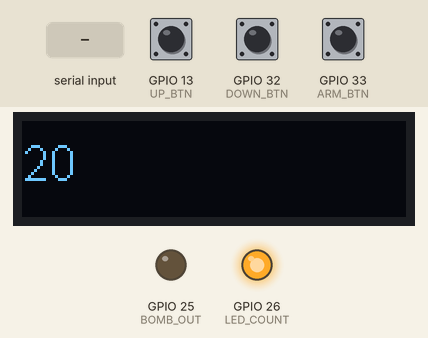
This sketch was run on a simulated ESP8266 (NodeMCU). Shown: 128×32 one-colour display, output pins drawn as LEDs (lit = HIGH). Dashed ring = blinking. Inputs (shaded band) come from the test bench; at power-on: GPIO 33 (ARM_BTN) HIGH, GPIO 13 (UP_BTN) HIGH, GPIO 32 (DOWN_BTN) HIGH. What the sketch prints to the serial monitor is not drawn.

Above: at 1.2 s.
1.3 s: GPIO 33 (ARM_BTN) pulled LOW for 0.15 s
At 1.8 s:
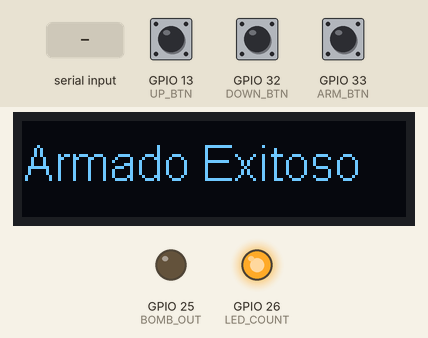
At 2.21 s:
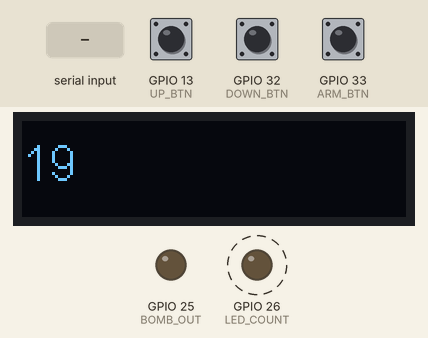
4.4 s: GPIO 13 (UP_BTN) pulled LOW for 0.15 s
6.0 s: GPIO 32 (DOWN_BTN) pulled LOW for 0.15 s
7.6 s: "a" received over Serial
9.1 s: GPIO 13 (UP_BTN) pulsed LOW 5 times (0.12 s each, 0.3 s apart)
At 21.7 s:
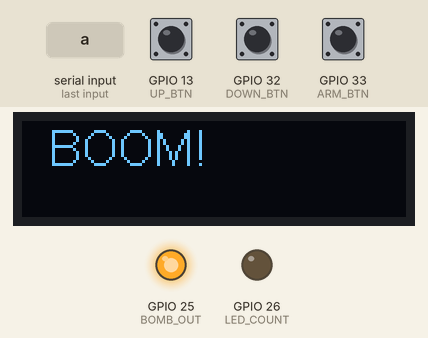
Timing chart, 0 to 22.4 s (numbered marks = the images above; inputs shaded):
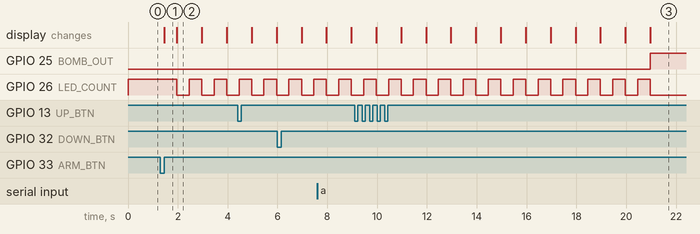

The sketch:

bomb.ino
```cpp
#include "SSD1306Wire.h"

#define BOMB_OUT 25//Led 1
#define LED_COUNT 26//Led 2
#define UP_BTN 13
#define DOWN_BTN 32
#define ARM_BTN 33

SSD1306Wire display(0x3c, SDA, SCL, GEOMETRY_128_32);

void bntsTask();
void bombTask();
void serialTask();

void setup() {
  serialTask();
  bntsTask(); //me avisa que botón a sido pulsado
  bombTask();
}


boolean evBtns = false; //Nos avisa cuando el evento Btns está activo...
uint8_t evBtnsData = 0; //nos dece que botón se presionó

void loop() {
  serialTask();
  bntsTask(); //me avisa que botón a sido pulsado
  bombTask();
}

void bntsTask() {
  enum class BntsStates {INIT, WAITING_PRESS, WAITING_STABLE, WAITING_RELEASE};
  static BntsStates bntsStates = BntsStates::INIT;
  static uint32_t referenceTime;
  const uint32_t STABLETIMEOUT = 100;
  static uint8_t pushBtn; //Me permite saber que botón fue presionado

  switch (bntsStates) {
    case BntsStates::INIT: {
        pinMode(UP_BTN, INPUT_PULLUP); //Decimos que son pulsadores
        pinMode(DOWN_BTN, INPUT_PULLUP);
        pinMode(ARM_BTN, INPUT_PULLUP);
        bntsStates = BntsStates::WAITING_PRESS;
        break;
      }
    case BntsStates::WAITING_PRESS: {

        if (digitalRead(DOWN_BTN) == LOW) {
          pushBtn = DOWN_BTN;
          referenceTime = millis();
          bntsStates = BntsStates::WAITING_STABLE;
        }
        else if (digitalRead(UP_BTN) == LOW) {
          pushBtn = UP_BTN;
          referenceTime = millis();
          bntsStates = BntsStates::WAITING_STABLE;
        }
        else if (digitalRead(ARM_BTN) == LOW) {
          pushBtn = ARM_BTN;
          referenceTime = millis();
          bntsStates = BntsStates::WAITING_STABLE;
        }

        break;
      }
    case BntsStates::WAITING_STABLE: {

        if (pushBtn == DOWN_BTN) {
          if (digitalRead(DOWN_BTN) == HIGH) {
            bntsStates = BntsStates::WAITING_PRESS;
          }
          else if ( (millis() - referenceTime) >= STABLETIMEOUT) {
            bntsStates = BntsStates::WAITING_RELEASE;
          }
        }
        else if (pushBtn == UP_BTN) {
          if (digitalRead(UP_BTN) == HIGH) {
            bntsStates = BntsStates::WAITING_PRESS;
          }
          else if ( (millis() - referenceTime) >= STABLETIMEOUT) {
            bntsStates = BntsStates::WAITING_RELEASE;
          }
        }
        else if (pushBtn == ARM_BTN) {
          if (digitalRead(ARM_BTN) == HIGH) {
            bntsStates = BntsStates::WAITING_PRESS;
          }
          else if ( (millis() - referenceTime) >= STABLETIMEOUT) {
            bntsStates = BntsStates::WAITING_RELEASE;
          }
        }

        break;
      }
    case BntsStates::WAITING_RELEASE: {

        if (pushBtn == DOWN_BTN) {
          if (digitalRead(DOWN_BTN) == HIGH) {
            evBtns = true;
            evBtnsData = DOWN_BTN;
            Serial.println("DOWN_BTN");
            bntsStates = BntsStates::WAITING_PRESS;
          }
        }
        else if (pushBtn == UP_BTN) {
          if (digitalRead(UP_BTN) == HIGH) {
            evBtns = true;
            evBtnsData = UP_BTN;
            Serial.println("UP_BTN");
            bntsStates = BntsStates::WAITING_PRESS;
          }
        }
        else if (pushBtn == ARM_BTN) {
          if (digitalRead(ARM_BTN) == HIGH) {
            evBtns = true;
            evBtnsData = ARM_BTN;
            Serial.println("ARM_BTN");
            bntsStates = BntsStates::WAITING_PRESS;
          }
        }

        break;
      }
    default:
      Serial.println("ERROR.");
      break;

  }
}

void bombTask() {

  enum class BombStates {INIT, WAITING_CONFIG, COUNTING, BOOM};
  static BombStates bombStates = BombStates::INIT;
  static uint8_t counter = 20;

  switch (bombStates) {
    case BombStates::INIT: {
        pinMode(LED_COUNT, OUTPUT);
        pinMode(BOMB_OUT, OUTPUT);
        display.init(); //Para usar la pantalla
        display.setContrast(255);
        display.clear();
        display.setTextAlignment(TEXT_ALIGN_LEFT);
        display.setFont(ArialMT_Plain_16);

        digitalWrite(BOMB_OUT, LOW);
        counter = 20; //Tiempo para la Cuenta regresiva (20 seg)
        display.clear();
        display.drawString(0, 5, String(counter));
        display.display();
        bombStates = BombStates::WAITING_CONFIG;

        break;
      }
    case BombStates::WAITING_CONFIG: {

        if (evBtns == true) {
          evBtns = false;

          if (evBtnsData == DOWN_BTN) {
            if (counter > 10) {
              counter--; //Disminue el timer 1 seg
            }
            display.clear();
            display.drawString(0, 5, String(counter));
            display.display();
          }
          else if (evBtnsData == UP_BTN) {
            if (counter < 60) {
              counter++; //Aumenta el timer 1 seg
            }
            display.clear();
            display.drawString(0, 5, String(counter));
            display.display();
          }
          else if (evBtnsData == ARM_BTN) {

            Serial.println("BombStates::COUNTING");
            Serial.println("La Bomba ha sido armado con Exito");
            display.clear();
            display.drawString(0, 5, String("Armado Exitoso"));
            display.display();
            bombStates = BombStates::COUNTING;
          }
        }
        //Mantiene el led Contador siempre encendido
        digitalWrite(LED_COUNT, HIGH);
        break;
      }
    case BombStates::COUNTING: {

        const uint32_t TimeLED_COUNT = 500; // 1Hz Tiempo Led contador
        static uint32_t previousTMinus = 0;
        static uint8_t led_countState = LOW;
        uint32_t currentTMinus = millis();

        boolean IsCorrectPassword = false;
        const uint8_t passLength = 7; //Tamaño maximo del arreglo
        //Arreglo para almacenar la clave correcta y la clave del usuario:
        static uint8_t CorrectPassword[passLength] = {UP_BTN, UP_BTN, DOWN_BTN, DOWN_BTN, UP_BTN, DOWN_BTN, ARM_BTN};
        static uint8_t UserPassword[passLength];
        static uint8_t passInput = 0; //3 de Botones presionados

        //Enciende y apaga el led de armado
        if (currentTMinus - previousTMinus >= TimeLED_COUNT) {
          previousTMinus = currentTMinus;
          if (led_countState == LOW) {
            led_countState = HIGH;
          } else {
            led_countState = LOW;
            counter--; //Convenientemente actualiza la cuenta atrás cada 1 seg
            display.clear();
            display.drawString(0, 5, String(counter));
            display.display();

          }
          digitalWrite(LED_COUNT, led_countState);
          //Activa la bomba cuando la cuenta atrás llegue a cero
          if (counter == 0) {
            bombStates = BombStates::BOOM;
          }
        }

        //Ingreso de la clave:
        if (evBtns == true) {
          evBtns = false; //Consumo el evento
          //Agrega el botón presionado al arreglo
          if (passInput < passLength) {
            if (evBtnsData == UP_BTN) {
              UserPassword[passInput] = UP_BTN;
              Serial.println("pass Input: Up");
            }
            else if (evBtnsData == DOWN_BTN) {
              UserPassword[passInput] = DOWN_BTN;
              Serial.println("pass Input: Down");
            }
            else if (evBtnsData == ARM_BTN) {
              UserPassword[passInput] = ARM_BTN;
              Serial.println("pass Input: Arm");
            }
            passInput++;
          }
        }
        else if (passInput == passLength) {
          Serial.println("UserPassword lleno.");
          PasswordCheck (UserPassword, CorrectPassword, passLength, &IsCorrectPassword);
          if (IsCorrectPassword == true) {

            Serial.println("Correct password");
            display.clear();
            display.drawString(0, 5, String("Disarm"));
            display.display();
            for (uint8_t k = 0; k < passLength; k++)
            {
              UserPassword[k] = 0;
            }
            delay(3500);
            bombStates = BombStates::INIT;
          }
          else {
            Serial.println("Contraseña incorrecta");
            passInput = 0;
            for (uint8_t j = 0; j < passLength; j++) {
              UserPassword[j] = 0;
            }
            delay(300);
          }
        }
      }
      break;
    case BombStates::BOOM: {

        digitalWrite(LED_COUNT, LOW); //Apagamos el Led contador
        digitalWrite(BOMB_OUT, HIGH); //Encendemos el Led de explosión
        Serial.println("BOOM! Fatal ANIQUILATION!!"); //Informamos por el Serial
        display.clear();
        display.drawString(9, 0, "BOOM!"); //Imprimimos en pantalla
        display.display();
        delay(3500); //Tiempo que "dura la explosión"
        bombStates = BombStates::INIT; //Volvemos al seudo-estado de inicio

        break;
      }
    default:
      break;
  }
}
void serialTask() {
  enum class SerialStates {INIT, READING_COMMANDS};
  static SerialStates serialStates = SerialStates::INIT;

  switch (serialStates) {
    case SerialStates::INIT: {
        Serial.begin(115200);
        serialStates = SerialStates::READING_COMMANDS;
        break;
      }
    case SerialStates::READING_COMMANDS: {

        if (Serial.available() > 0) {
          int dataIn = Serial.read();
          if (dataIn == 'd') {
            evBtns = true;
            evBtnsData = DOWN_BTN;
            Serial.println("DOWN_BTN");
          }
          else if (dataIn == 'u') {
            evBtns = true;
            evBtnsData = UP_BTN;
            Serial.println("UP_BTN");
          }
          else if (dataIn == 'a') {
            evBtns = true;
            evBtnsData = ARM_BTN;
            Serial.println("ARM_BTN");
          }
        }

        break;
      }
    default:
      break;
  }
}

void PasswordCheck(uint8_t *UserPass, uint8_t *CorrectPass, uint8_t maxLength, bool *IsCorrect) {

  for (uint8_t i = 0; i < maxLength; i++) {
    //Verifica si UserPassword es igual a Password
    if (CorrectPass[i] == UserPass[i]) {
      *IsCorrect = true;
    }
    else {
      //Si en algún valor son diferentes:
      *IsCorrect = false; //cambia IsCorrIsCorrectPassword
      break;              //y Rompe el ciclo for
    }
  }
}
```

Measured:
- after the input at 1.3 s, GPIO 26 (LED_COUNT): alternates HIGH for 0.51 s and LOW for 0.49 s, starting after 0.67 s; the display: changes after 0.16 s (image 1)
- what the display in image 1 shows lasts 0.5 s, from 1.5 s to 2.0 s
- what the display in image 2 shows lasts 1.0 s, from 2.0 s to 3.0 s
